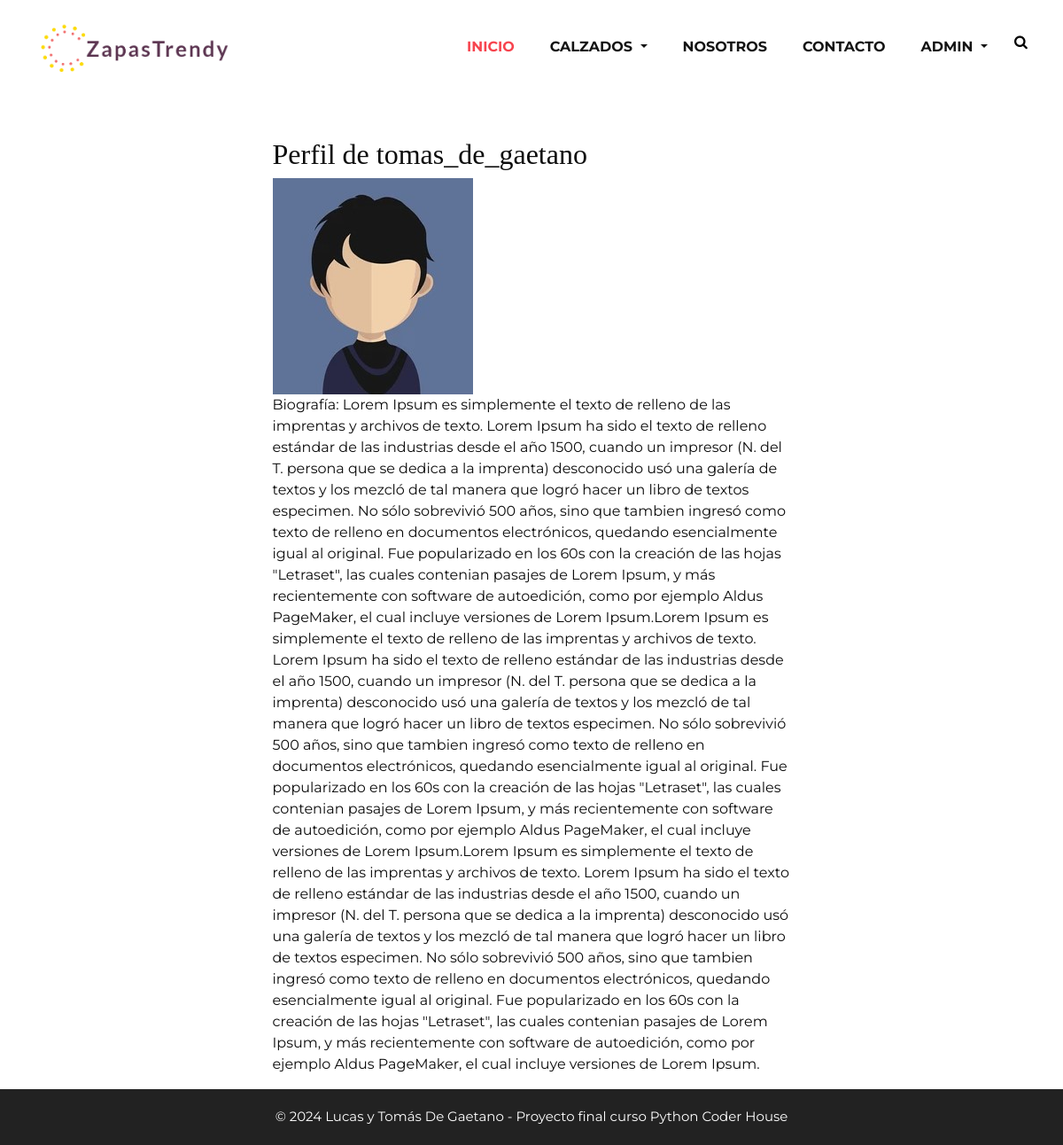
Page /AppEcommerce/mostrar_perfil (signed in) on the committed database.
### AppEcommerce/models.py (models this page shows)
class UserProfile(models.Model):
    user = models.OneToOneField(User, on_delete=models.CASCADE)
    bio = models.TextField(blank=True)
    avatar = models.ImageField(upload_to='avatars/', blank=True, null=True)

### AppEcommerce/views.py (the view)
# urls.py: path('mostrar_perfil', views.mostrar_perfil, name = 'mostrar_perfil'),
@login_required
def mostrar_perfil(request):
    usuario = request.user
    perfil = UserProfile.objects.get_or_create(user=usuario)[0]
    return render(request, 'AppEcommerce/mostrar_perfil.html', {'perfil': perfil})

### AppEcommerce/templates/AppEcommerce/mostrar_perfil.html
{% extends "AppEcommerce/base.html" %}
{% load static %}
   {% block slider %}
    <div class="row mt-5">
        <div class="col-sm-3"></div>
        <div class="col-sm-6">
            <h2>Perfil de {{ user.username }}</h2>
            {% if perfil.avatar %}
            <img src="{{ perfil.avatar.url }}" alt="Avatar">
            {% endif %}
            <p>Biografía: {{ perfil.bio }}</p>
        </div>
        <div class="col-sm-3"></div>
    </div>
    {% endblock %}

### AppEcommerce/static/AppEcommerce/css/style.css (style rules this page uses)
* { box-sizing: border-box; }
body { font-family: 'Montserrat', sans-serif; color: #0c0c0c; background-color: #ffffff; overflow-x: hidden; }
h1, h2 { font-family: 'Playfair Display', serif; }

### rows in the picture
UserProfile: avatar (picture), bio "Lorem Ipsum es simplemente el texto de relleno de las imprentas y archivos de texto. Lorem Ipsum ha sido el texto de relleno estándar de las industrias desde el año 1500, cuando un impresor (N. del T. persona que se dedica a la imprenta) desconocido usó una galería de textos y los mezcló de tal manera que logró hacer un libro de textos especimen. No sólo sobrevivió 500 años, sino que tambien ingresó como texto de relleno en documentos electrónicos, quedando esencialmente igual al original. Fue popularizado en los 60s con la creación de las hojas \"Letraset\", las cuales contenian pasajes de Lorem Ipsum, y más recientemente con software de autoedición, como por ejemplo Aldus PageMaker, el cual…"

### other values in the picture
{{ user.username }} "tomas_de_gaetano"
